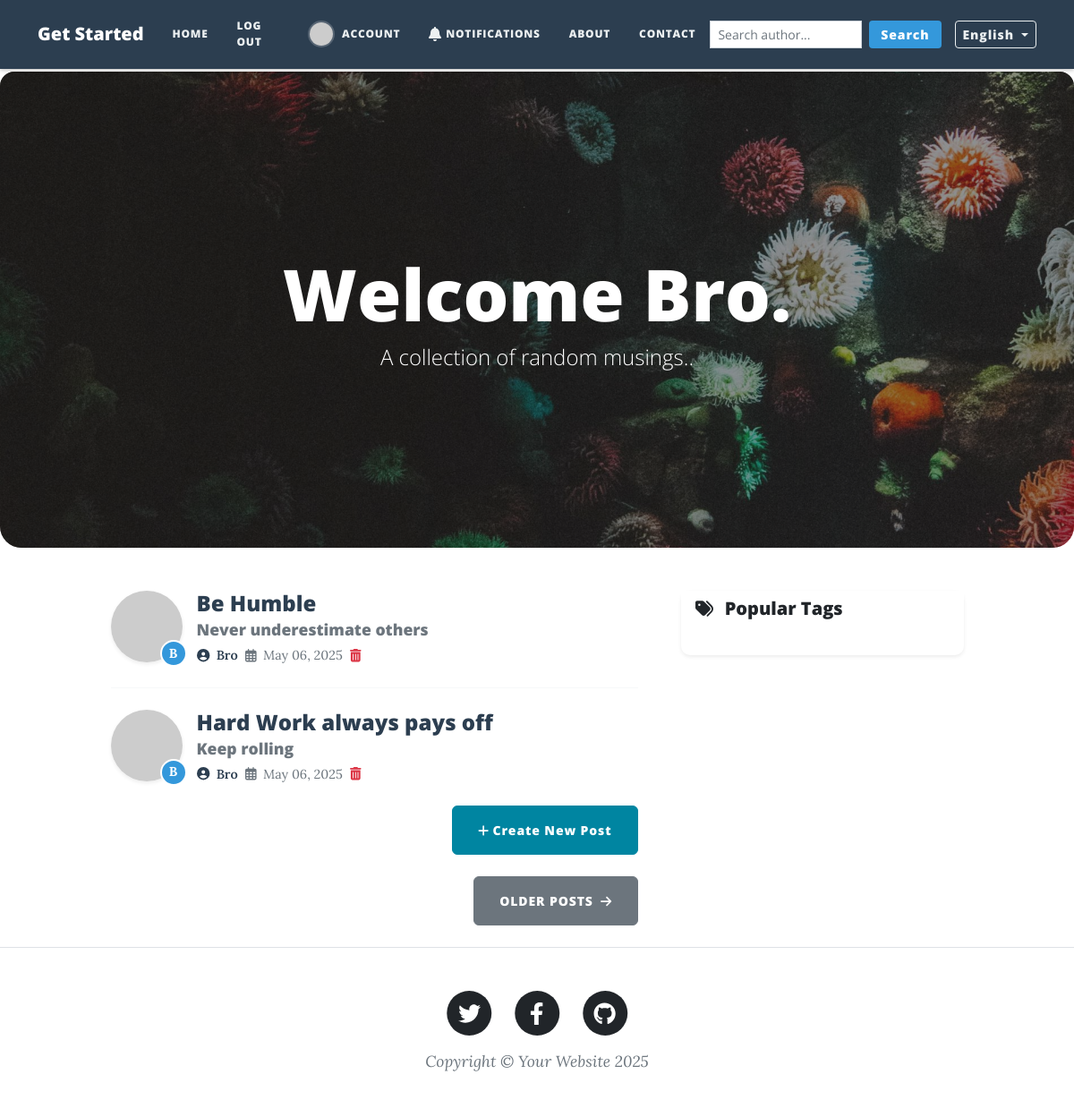
The page / (signed in) on the database its author committed.
### main.py (models this page shows, shortened)
class User(UserMixin, db.Model):
    __tablename__ = "users"
    id: Mapped[int] = mapped_column(Integer, primary_key=True)
    email: Mapped[str] = mapped_column(String(100), unique=True)
    password: Mapped[str] = mapped_column(String(100))
    name: Mapped[str] = mapped_column(String(100))
    confirmed = db.Column(db.Boolean, default=False)
    receive_notifications = db.Column(db.Boolean, default=True)
    profile_image = db.Column(db.String(250), nullable=True)
    receive_reply_notifications = db.Column(db.Boolean, default=True)
    posts = relationship("BlogPost", back_populates="author")
    comments = relationship("Comment", back_populates="comment_author")
    likes = relationship("Like", back_populates="user", cascade="all, delete-orphan")
    subscribed_tags = db.relationship('Tag', secondary='user_tag_subscriptions', backref='subscribers')

class BlogPost(db.Model):
    __tablename__ = "blog_posts"
    id: Mapped[int] = mapped_column(Integer, primary_key=True)
    author_id: Mapped[int] = mapped_column(Integer, db.ForeignKey("users.id"))
    author = relationship("User", back_populates="posts")
    title: Mapped[str] = mapped_column(String(250), unique=True, nullable=False)
    subtitle: Mapped[str] = mapped_column(String(250), nullable=False)
    date: Mapped[str] = mapped_column(String(250), nullable=False)
    body: Mapped[str] = mapped_column(Text, nullable=False)
    img_url: Mapped[str] = mapped_column(String(250), nullable=False)
    comments = relationship("Comment", back_populates="parent_post")
    likes = relationship("Like", back_populates="post", cascade="all, delete-orphan")
    tags = db.relationship('Tag', secondary=post_tags, backref=db.backref('posts', lazy='dynamic'))

### main.py (the view)
@app.route('/')
def get_all_posts():
    result = db.session.execute(db.select(BlogPost))
    posts = result.scalars().all()
    return render_template("index.html", all_posts=posts, current_user=current_user, get_gravatar_url=get_gravatar_url)

### main.py (called while the page is built, shortened)
def get_locale():
    if 'lang' in request.args:
        if request.args['lang'] in app.config['LANGUAGES']:
            session['lang'] = request.args['lang']
            return request.args['lang']
    if 'lang' in session:
        return session['lang']
    return request.accept_languages.best_match(app.config['LANGUAGES'].keys())

@login_manager.user_loader
def load_user(user_id):
    return db.get_or_404(User, user_id)

def get_gravatar_url(email, size=100):
    email = email.strip().lower()
    hash_email = hashlib.md5(email.encode('utf-8')).hexdigest()
    return f"https://www.gravatar.com/avatar/{hash_email}?s={size}&d=retro"

@app.context_processor
def inject_tags():
    popular_tags = db.session.query(
        Tag,
        db.func.count(post_tags.c.post_id).label('count')
    ).join(post_tags).group_by(Tag).order_by(db.desc('count')).limit(20).all()
    tags_with_size = []
    return {'popular_tags': tags_with_size}

### templates/index.html (shortened to what this page needs)
{% include "header.html" %}
<header class="masthead rounded-bottom-4 rounded-top-4 overflow-hidden" style="background-image: url('../static/assets/img/home-bg.jpg')">
  <div class="container position-relative px-4 px-lg-5">
    <div class="row gx-4 gx-lg-5 justify-content-center">
      <div class="col-md-10 col-lg-8 col-xl-7">
        <div class="site-heading">
          <h1>
              {{ _("Welcome") }}
              {% if current_user.is_authenticated %}
                {{ current_user.name }}.
              {% else %}
                {{ _("Guest") }}.
              {% endif %}
          </h1>
          <span class="subheading">{{ _("A collection of random musings.") }}.</span>
        </div>
      </div>
    </div>
  </div>
</header>
<div class="container px-4 px-lg-5">
  <div class="row gx-4 gx-lg-5 justify-content-center">
    <div class="col-md-10 col-lg-8 col-xl-7">
      {% for post in all_posts %}
      <div class="post-preview d-flex align-items-start mb-4">
        <div class="author-avatar me-3 position-relative">
          <img class="rounded-circle shadow-sm"
               src="{% if post.author.profile_image %}
                    {{ url_for('static', filename='profile_pics/' + post.author.profile_image) }}
                    {% else %}
                    {{ get_gravatar_url(post.author.email, 80) }}
                    {% endif %}"
               style="width: 80px; height: 80px; object-fit: cover;">
          <div class="author-badge">{{ post.author.name|first|upper }}</div>
        </div>
        <div class="post-content">
          <a href="{{ url_for('show_post', post_id=post.id) }}" class="text-decoration-none">
            <h2 class="post-title mb-1">{{ post.title }}</h2>
            <h3 class="post-subtitle text-muted mb-2">{{ post.subtitle }}</h3>
          </a>
          <div class="author-info d-flex align-items-center">
            <span class="author-name me-2">
              <i class="fas fa-user-circle me-1"></i>
              <span class="fw-semibold">{{ post.author.name }}</span>
            </span>
            <span class="post-date text-muted">
              <i class="far fa-calendar-alt me-1"></i>
              {{ post.date }}
            </span>
            {% if current_user.id == 1 %}
            <span class="ms-2">
              <a href="{{url_for('delete_post', post_id=post.id) }}" class="text-danger">
                <i class="fas fa-trash-alt"></i>
              </a>
            </span>
            {% endif %}
          </div>
        </div>
      </div>
      {% if not loop.last %}
      <hr class="my-4 opacity-25" />
      {% endif %}
      {% endfor %}
      {% if current_user.id == 1: %}
      <div class="d-flex justify-content-end mb-4">
        <a class="btn btn-primary" href="{{url_for('add_new_post')}}">
          <i class="fas fa-plus me-1"></i>{{ _('Create New Post') }}
        </a>
      </div>
      {% endif %}
      <div class="d-flex justify-content-end mb-4">
        <a class="btn btn-secondary text-uppercase" href="#!">
          {{ _('Older Posts') }} <i class="fas fa-arrow-right ms-1"></i>
        </a>
      </div>
    </div>
    <div class="col-lg-4 d-none d-lg-block">
      <div class="card mb-4 shadow-sm border-0">
        <div class="card-header bg-white border-0">
          <h5 class="mb-0"><i class="fas fa-tags me-2"></i> {{ _("Popular Tags") }}</h5>
        </div>
        <div class="card-body">
        </div>
      </div>
    </div>
  </div>
</div>
{% include "footer.html" %}

### templates/header.html (shortened to what this page needs)
<!DOCTYPE html>
<html lang="en">
  <head>
    {% block styles %}
    {{ bootstrap.load_css() }}
    <link href="{{ url_for('static', filename='css/styles.css') }}" rel="stylesheet" />
    {% endblock %}
  </head>
  <body>
    <nav class="navbar navbar-expand-lg navbar-dark fixed-top" id="mainNav">
      <div class="container">
        <a class="navbar-brand" href="/">{{ _("Get Started") }}</a>
        <div class="collapse navbar-collapse" id="navbarResponsive">
          <ul class="navbar-nav me-auto">
            <li class="nav-item">
              <a class="nav-link" href="{{ url_for('get_all_posts') }}">{{ _("Home") }}</a>
            </li>
            {% if not current_user.is_authenticated %}
            <li class="nav-item">
              <a class="nav-link" href="{{ url_for('login') }}">{{ _("Login") }}</a>
            </li>
            <li class="nav-item">
              <a class="nav-link" href="{{ url_for('register') }}">{{ _("Register") }}</a>
            </li>
            {% else %}
            <li class="nav-item">
              <a class="nav-link" href="{{ url_for('logout') }}">{{ _("Log Out") }}</a>
            </li>
            <li class="nav-item">
              <a class="nav-link account-section" href="{{ url_for('account') }}">
                <img src="{{ url_for('static', filename='profile_pics/' + current_user.profile_image) if current_user.profile_image else get_gravatar_url(current_user.email, 30) }}"
                     class="rounded-circle account-img">
                <span>{{ _("Account") }}</span>
              </a>
            </li>
            <li class="nav-item">
              <a class="nav-link" href="{{ url_for('notification_preferences') }}">
                <i class="fas fa-bell notification-icon"></i>
                <span>{{ _("Notifications") }}</span>
              </a>
            </li>
            {% endif %}
            <li class="nav-item">
              <a class="nav-link" href="{{ url_for('about') }}">{{ _("About") }}</a>
            </li>
            <li class="nav-item">
              <a class="nav-link" href="{{ url_for('contact') }}">{{ _("Contact") }}</a>
            </li>
          </ul>
          <form class="d-flex search-form" method="GET" action="{{ url_for('search_by_author') }}">
            <input class="form-control form-control-sm me-2"
                   type="search"
                   name="query"
                   placeholder="{{ _('Search author...') }}"
                   aria-label="Search"
                   required>
            <button class="btn search-btn" type="submit">
              {{ _("Search") }}
            </button>
          </form>
          <div class="dropdown language-dropdown">
            <button class="btn btn-sm btn-outline-secondary dropdown-toggle"
                    type="button"
                    id="languageDropdown"
                    data-bs-toggle="dropdown"
                    aria-expanded="false">
              {{ config['LANGUAGES'].get(session.get('lang', 'en'), 'English') }}
            </button>
          </div>
        </div>
      </div>
    </nav>
  </body>
</html>

### templates/footer.html (shortened to what this page needs)
        <footer class="border-top">
          <div class="container px-4 px-lg-5">
              <div class="row gx-4 gx-lg-5 justify-content-center">
                  <div class="col-md-10 col-lg-8 col-xl-7">
                      <ul class="list-inline text-center">
                          <li class="list-inline-item">
                              <a href="#!">
                                  <span class="fa-stack fa-lg">
                                      <i class="fas fa-circle fa-stack-2x"></i>
                                      <i class="fab fa-twitter fa-stack-1x fa-inverse"></i>
                                  </span>
                              </a>
                          </li>
                          <li class="list-inline-item">
                              <a href="#!">
                                  <span class="fa-stack fa-lg">
                                      <i class="fas fa-circle fa-stack-2x"></i>
                                      <i class="fab fa-facebook-f fa-stack-1x fa-inverse"></i>
                                  </span>
                              </a>
                          </li>
                          <li class="list-inline-item">
                              <a href="#!">
                                  <span class="fa-stack fa-lg">
                                      <i class="fas fa-circle fa-stack-2x"></i>
                                      <i class="fab fa-github fa-stack-1x fa-inverse"></i>
                                  </span>
                              </a>
                          </li>
                      </ul>
                      <div class="small text-center text-muted fst-italic">Copyright &copy; Your Website 2025</div>
                  </div>
              </div>
          </div>
      </footer>
  </body>
</html>

### templates/header.html (style rules this page uses)
#mainNav { background-color: #2c3e50; box-shadow: 0 0.125rem 0.25rem 0 rgba(0, 0, 0, 0.2); }
.navbar-nav { display: flex; align-items: center; }
.nav-item { display: flex; align-items: center; height: 60px; }
.nav-link { display: flex; align-items: center; height: 100%; padding: 0 1rem !important; color: #ecf0f1 !important; font-weight: 500; }
.account-section { display: flex; align-items: center; }
.account-img { width: 30px; height: 30px; object-fit: cover; margin-right: 8px; border: 2px solid rgba(255,255,255,0.2); }
.notification-icon { margin-right: 5px; font-size: 1rem; }
.search-form { margin-left: auto; margin-right: 15px; }
.search-btn { background-color: #3498db; color: white; padding: 0.25rem 0.75rem; border-radius: 4px; }
.language-dropdown .btn { color: #ecf0f1; border-color: #ecf0f1; }
body { padding-top: 80px; }

### templates/index.html (style rules this page uses)
.masthead { border-bottom-left-radius: 1.5rem !important; border-bottom-right-radius: 1.5rem !important; overflow: hidden; }
.author-avatar { position: relative; flex-shrink: 0; }
.author-badge { position: absolute; bottom: -5px; right: -5px; width: 30px; height: 30px; background-color: #3498db; color: white; border-radius: 50%; display: flex; align-items: center; justify-content: center; font-weight: bold; font-size: 0.9rem; border: 2px solid white; }
.author-info { font-size: 0.9rem; }
.author-name { color: #2c3e50; }
.post-title { font-size: 1.5rem; color: #2c3e50; transition: color 0.2s; }
.post-subtitle { font-size: 1.1rem; }
.col-lg-4 { display: none; }

### rows shown on the page
User: name "Bro"
BlogPost: author.name|first "B", title "Be Humble", subtitle "Never underestimate others", author.name "Bro", date "May 06, 2025"
BlogPost: author.name|first "B", title "Hard Work always pays off", subtitle "Keep rolling", author.name "Bro", date "May 06, 2025"

### other values the page prints
{{ config['LANGUAGES'].get(session.get('lang', 'en'), 'English') }} "English"
